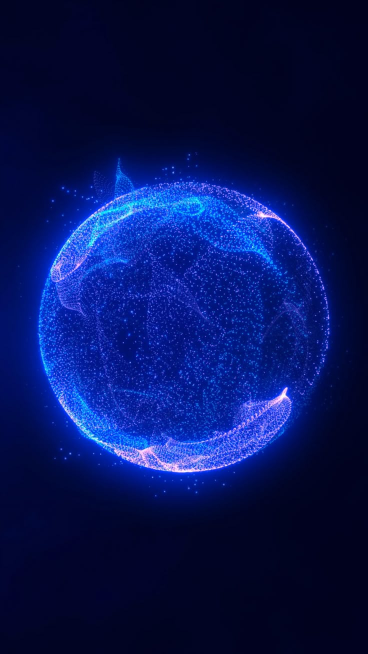
#> input picture bs.jpg, 736 x 1308 px (shown at 1/2 size)
$ python -i screen_controller.py   (imports and definitions only)
#> lines starting #> are read from the running program, lines starting #| are printed output that depends on the picture
#> further down, picture is the input picture: shape (1308, 736, 3); mean B, G, R 88.9, 21.1, 7.3
# screen_controller.py - Fixed with coordinate transformation

import cv2
import numpy as np
import math
from typing import Tuple, Optional
from dataclasses import dataclass

@dataclass
class Viewport:
    """Viewport settings for rendering"""
    zoom: float = 1.0
    pan_x: float = 0.0
    pan_y: float = 0.0
    rotation: float = 0.0

class ScreenController:
    """Handles screen scaling, zooming, and viewport control with coordinate transformation"""

    def __init__(self, initial_width: int = 1280, initial_height: int = 720):
        self.base_width = initial_width
        self.base_height = initial_height
        self.current_width = initial_width
        self.current_height = initial_height

        # Zoom settings (applies to footage)
        self.zoom = 1.0
        self.min_zoom = 0.5
        self.max_zoom = 4.0
        self.zoom_step = 0.1

        # Pan settings
        self.pan_x = 0.0
        self.pan_y = 0.0

        # Fullscreen window state
        self.is_fullscreen = False
        self.window_name = "Gesture Control"

        # Smooth zoom animation
        self.target_zoom = 1.0
        self.current_zoom = 1.0
        self.zoom_speed = 0.15

        # Mouse drag for pan
        self.dragging = False
        self.drag_start_x = 0
        self.drag_start_y = 0
        self.drag_start_pan_x = 0
        self.drag_start_pan_y = 0

        # Fill mode
        self.fill_mode = "crop"

        # Store transformation parameters for coordinate conversion
        self.last_transform = {
            'scale_x': 1.0,
            'scale_y': 1.0,
            'offset_x': 0,
            'offset_y': 0,
            'crop_x': 0,
            'crop_y': 0,
            'zoom_w': 0,
            'zoom_h': 0
        }

    # [26 lines left out: functions update_animation, zoom_in, zoom_out, reset_zoom, not called in this run]

    def set_zoom(self, zoom: float):
        self.target_zoom = max(self.min_zoom, min(self.max_zoom, zoom))
        print(f"🔍 Zoom set to: {self.target_zoom:.2f}x")

    # [18 lines left out: functions start_pan, update_pan, not called in this run]

    def end_pan(self):
        self.dragging = False

    # [4 lines left out: function reset_pan, not called in this run]

    def toggle_fullscreen(self):
        self.is_fullscreen = not self.is_fullscreen
        print(f"🖥️ Fullscreen window: {'ON' if self.is_fullscreen else 'OFF'}")

    # [4 lines left out: function set_fill_mode, not called in this run]

    def apply_fill_transform(self, frame: np.ndarray) -> np.ndarray:
        """Apply fill transformation and store transform parameters"""
        if frame is None:
            return frame

        h, w = frame.shape[:2]
#> h = 1308; w = 736
        screen_h, screen_w = self.current_height, self.current_width

        # Reset transform tracking
        self.last_transform = {
            'scale_x': 1.0,
            'scale_y': 1.0,
            'offset_x': 0,
            'offset_y': 0,
            'crop_x': 0,
            'crop_y': 0,
            'zoom_w': w,
            'zoom_h': h,
            'original_w': w,
            'original_h': h
        }

        # Apply zoom first
        if self.zoom != 1.0:
            zoom_w = int(w * self.zoom)
            zoom_h = int(h * self.zoom)
            frame = cv2.resize(frame, (zoom_w, zoom_h))
            self.last_transform['zoom_w'] = zoom_w
            self.last_transform['zoom_h'] = zoom_h
            h, w = zoom_w, zoom_h

        # Apply fill mode
        if self.fill_mode == "stretch":
            scale_x = screen_w / w
            scale_y = screen_h / h
            frame = cv2.resize(frame, (screen_w, screen_h))
            self.last_transform['scale_x'] = scale_x
            self.last_transform['scale_y'] = scale_y

        elif self.fill_mode == "fit":
            scale = min(screen_w / w, screen_h / h)
            new_w = int(w * scale)
            new_h = int(h * scale)
            frame = cv2.resize(frame, (new_w, new_h))

            canvas = np.zeros((screen_h, screen_w, 3), dtype=np.uint8)
            x_offset = (screen_w - new_w) // 2
            y_offset = (screen_h - new_h) // 2
            canvas[y_offset:y_offset+new_h, x_offset:x_offset+new_w] = frame
            frame = canvas

            self.last_transform['scale_x'] = scale
            self.last_transform['scale_y'] = scale
            self.last_transform['offset_x'] = x_offset
            self.last_transform['offset_y'] = y_offset

        elif self.fill_mode == "crop":
            scale = max(screen_w / w, screen_h / h)
#> scale = 1.74
            new_w = int(w * scale)
#> new_w = 1280
            new_h = int(h * scale)
#> new_h = 2274
            frame = cv2.resize(frame, (new_w, new_h))

            x_start = (new_w - screen_w) // 2
#> x_start = 0
            y_start = (new_h - screen_h) // 2
#> y_start = 777

            self.last_transform['crop_x'] = x_start
            self.last_transform['crop_y'] = y_start
            self.last_transform['scale_x'] = scale
            self.last_transform['scale_y'] = scale

            frame = frame[y_start:y_start+screen_h, x_start:x_start+screen_w]
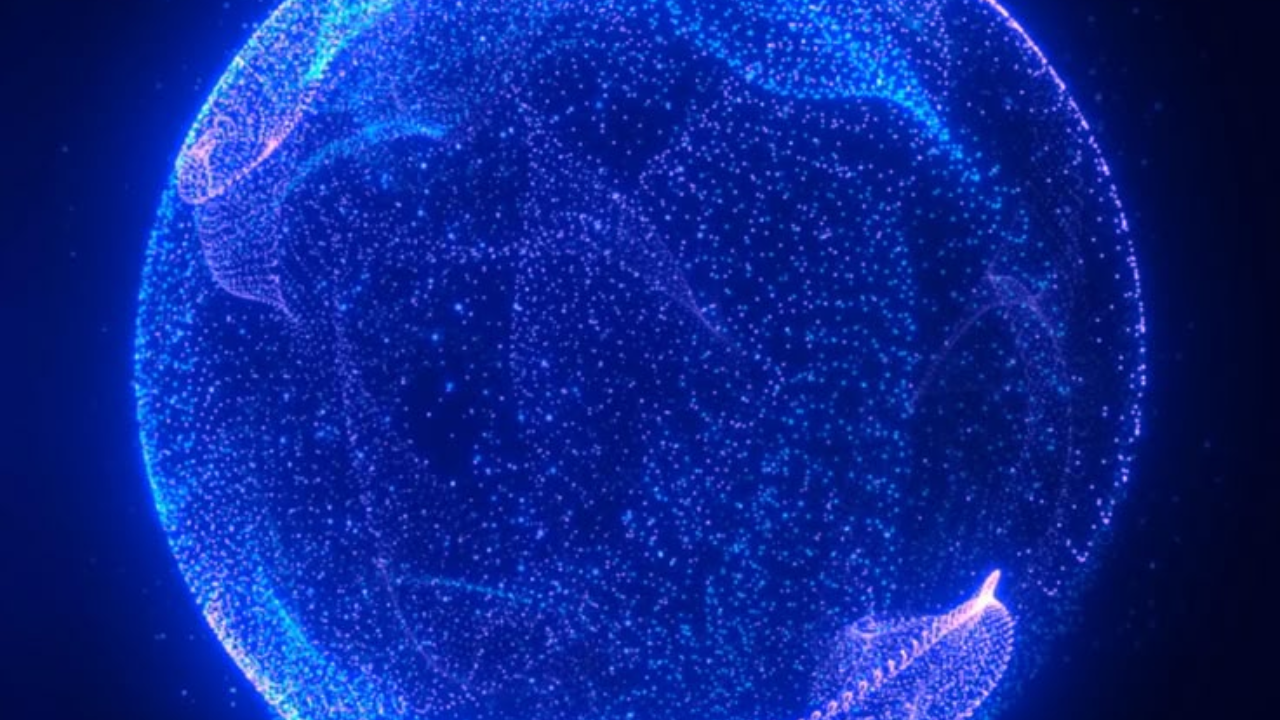
#> frame: shape (720, 1280, 3); mean of channels 0, 1, 2 145.4, 37.3, 12.1; drawn as B, G, R

        # Apply pan offset
        if self.pan_x != 0 or self.pan_y != 0:
            h, w = frame.shape[:2]
            pan_px_x = int(self.pan_x * w * 0.3)
            pan_px_y = int(self.pan_y * h * 0.3)

            self.last_transform['pan_x'] = pan_px_x
            self.last_transform['pan_y'] = pan_px_y

            canvas = np.zeros((screen_h, screen_w, 3), dtype=np.uint8)
            x_start = max(0, min(w - screen_w, pan_px_x))
            y_start = max(0, min(h - screen_h, pan_px_y))
            src_region = frame[y_start:y_start+screen_h, x_start:x_start+screen_w]

            if src_region.shape[0] == screen_h and src_region.shape[1] == screen_w:
                frame = src_region
            else:
                canvas[0:src_region.shape[0], 0:src_region.shape[1]] = src_region
                frame = canvas

        return frame

    # [129 lines left out: functions transform_hand_coordinates, draw_controls_overlay, handle_mouse, handle_keyboard, not called in this run]


class GestureScreenController:
    """Screen controller with gesture support - FIXED coordinate transformation"""

    # [118 lines left out: functions __init__, _transform_point, _transform_points, handle_pinch_start, handle_pinch_update, handle_pinch_end and 4 more, not called in this run]

>>> import cv2
>>> picture = cv2.imread('../bs.jpg')
>>> result = ScreenController().apply_fill_transform(picture)

$ run again, on ws.jpg
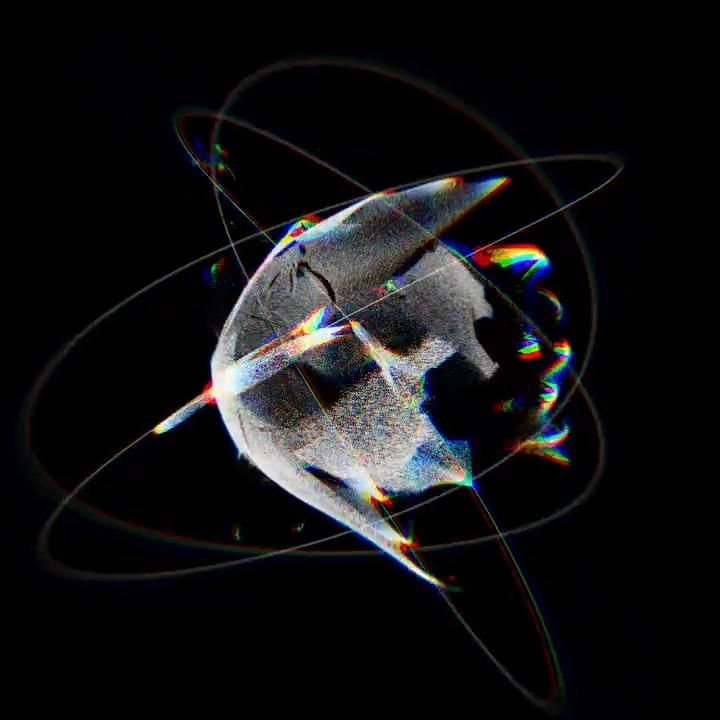
#> input picture ws.jpg, 720 x 720 px
#> picture is the input picture: shape (720, 720, 3); mean B, G, R 19.2, 18.2, 18.4
#> in apply_fill_transform, `frame = frame[y_start:y_start+screen_h, x_start:x_start+screen_w]`:
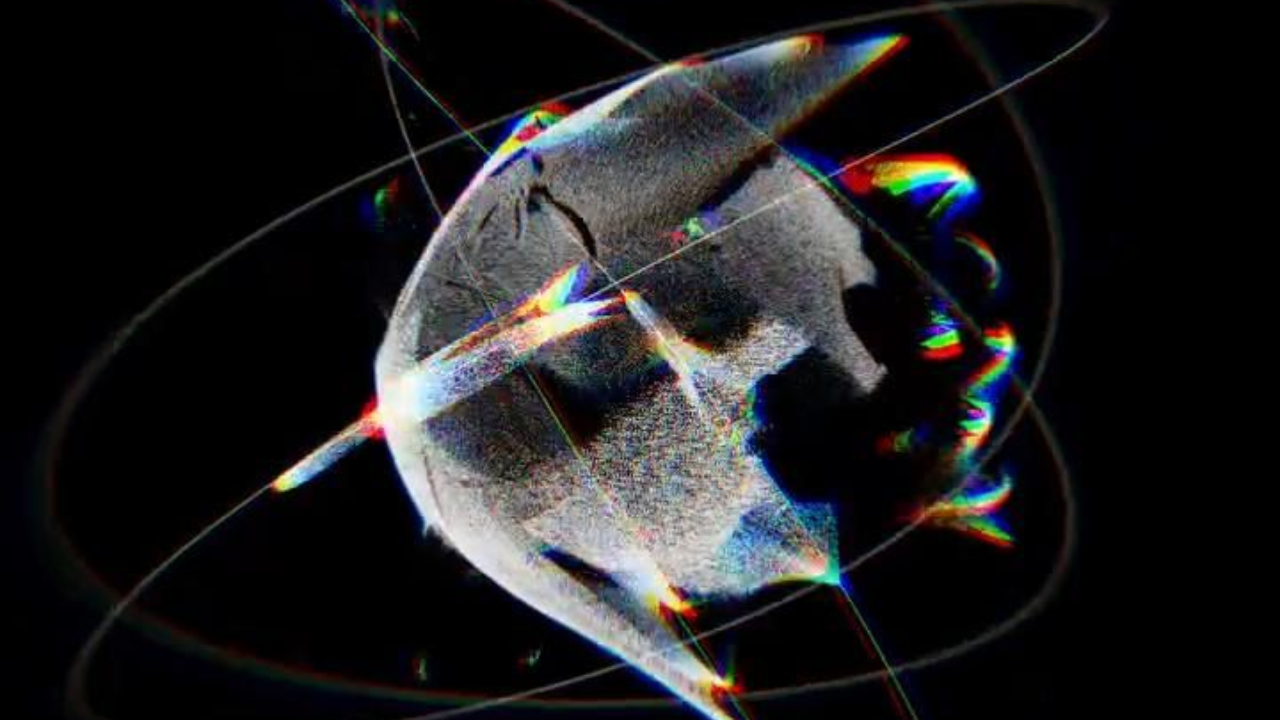
#> frame: shape (720, 1280, 3); mean of channels 0, 1, 2 32.6, 31.2, 31.5; drawn as B, G, R
